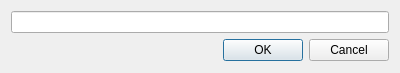
<?xml version="1.0" encoding="UTF-8"?>
<ui version="4.0">
 <class>dialog_set_socialmedia_link</class>
 <widget class="QDialog" name="dialog_set_socialmedia_link">
  <property name="geometry">
   <rect>
    <x>0</x>
    <y>0</y>
    <width>400</width>
    <height>73</height>
   </rect>
  </property>
  <property name="minimumSize">
   <size>
    <width>400</width>
    <height>25</height>
   </size>
  </property>
  <property name="maximumSize">
   <size>
    <width>400</width>
    <height>73</height>
   </size>
  </property>
  <property name="windowTitle">
   <string>Dialog</string>
  </property>
  <layout class="QGridLayout" name="gridLayout">
   <item row="0" column="0">
    <layout class="QVBoxLayout" name="verticalLayout">
     <item>
      <widget class="QLineEdit" name="lnEdit_socialmedia_link"/>
     </item>
     <item>
      <layout class="QHBoxLayout" name="horizontalLayout">
       <item>
        <widget class="QLabel" name="lbl_socialmedia_icon">
         <property name="minimumSize">
          <size>
           <width>25</width>
           <height>25</height>
          </size>
         </property>
         <property name="maximumSize">
          <size>
           <width>25</width>
           <height>25</height>
          </size>
         </property>
         <property name="text">
          <string/>
         </property>
        </widget>
       </item>
       <item>
        <widget class="QPushButton" name="Btn_socialmedia_del">
         <property name="minimumSize">
          <size>
           <width>25</width>
           <height>25</height>
          </size>
         </property>
         <property name="maximumSize">
          <size>
           <width>25</width>
           <height>25</height>
          </size>
         </property>
         <property name="toolTip">
          <string>Link Button löschen</string>
         </property>
         <property name="text">
          <string/>
         </property>
         <property name="icon">
          <iconset resource="../resource_collection_files/buttons.qrc">
           <normaloff>:/Buttons/_buttons/delete-25.png</normaloff>:/Buttons/_buttons/delete-25.png</iconset>
         </property>
         <property name="iconSize">
          <size>
           <width>25</width>
           <height>25</height>
          </size>
         </property>
         <property name="flat">
          <bool>true</bool>
         </property>
        </widget>
       </item>
       <item>
        <widget class="QDialogButtonBox" name="buttonBox">
         <property name="orientation">
          <enum>Qt::Horizontal</enum>
         </property>
         <property name="standardButtons">
          <set>QDialogButtonBox::Cancel|QDialogButtonBox::Ok</set>
         </property>
        </widget>
       </item>
      </layout>
     </item>
    </layout>
   </item>
  </layout>
 </widget>
 <resources>
  <include location="../resource_collection_files/buttons.qrc"/>
 </resources>
 <connections>
  <connection>
   <sender>buttonBox</sender>
   <signal>accepted()</signal>
   <receiver>dialog_set_socialmedia_link</receiver>
   <slot>accept()</slot>
   <hints>
    <hint type="sourcelabel">
     <x>248</x>
     <y>254</y>
    </hint>
    <hint type="destinationlabel">
     <x>157</x>
     <y>274</y>
    </hint>
   </hints>
  </connection>
  <connection>
   <sender>buttonBox</sender>
   <signal>rejected()</signal>
   <receiver>dialog_set_socialmedia_link</receiver>
   <slot>reject()</slot>
   <hints>
    <hint type="sourcelabel">
     <x>316</x>
     <y>260</y>
    </hint>
    <hint type="destinationlabel">
     <x>286</x>
     <y>274</y>
    </hint>
   </hints>
  </connection>
 </connections>
</ui>
